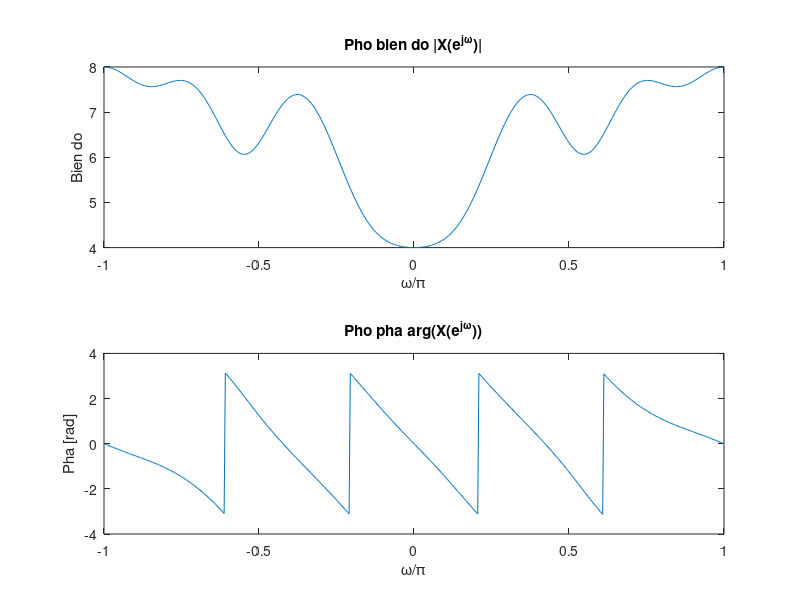

The MATLAB script that drew this image:
w = linspace(-pi,pi,512);
x=[1 -2 2 -3 3 4 0 -1]; 
h = freqz(x,1,w); 
subplot(211),plot(w/pi,abs(h)); 
xlabel('\omega/\pi'); 
ylabel('Bien do'); 
title('Pho bien do |X(e^{j\omega})|'); 
subplot(212),plot(w/pi,angle(h)); 
xlabel('\omega/\pi'); 
ylabel('Pha [rad]'); 
title('Pho pha arg(X(e^{j\omega}))'); 